Frame 1 (no input): blank canvas, image omitted
Frame 60 (the mouse pressed at the canvas centre just before this capture): blank canvas, image omitted
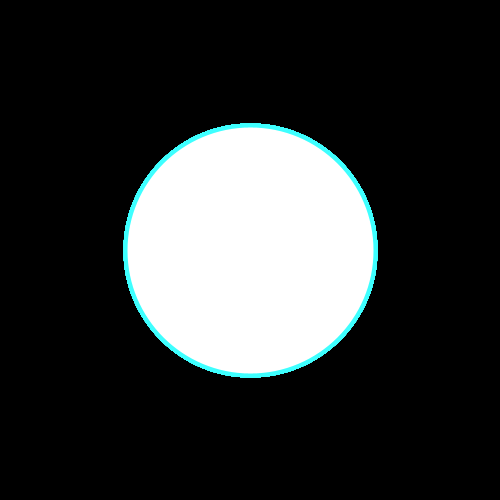
Frame 120 (the mouse held since frame 60 and released just before this capture)

The Processing sketch whose frames 1 and 60 were blank and that drew this single picture after the mouse press (run headless with seeded random() and noise(); from frame 60 on, the mouse is pressed at the canvas centre):

// Processing sketch: processing_7568
// ── processing_7568.pde

void setup()
{
  background(0);
  strokeWeight(4);
  smooth();
  size(500,500);
}

void draw()
{
  stroke(mouseX/4, 280, 400);
  ellipse(mouseX, mouseY, mouseX, mouseY);
}
